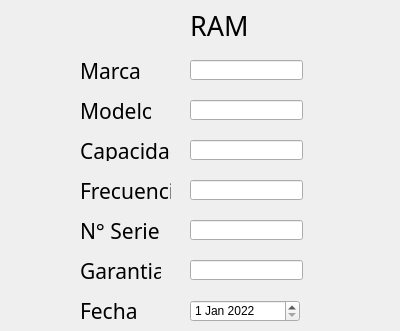
   <widget class="QWidget" name="page2">
    <widget class="QLabel" name="label_2">
     <property name="geometry">
      <rect>
       <x>190</x>
       <y>10</y>
       <width>201</width>
       <height>31</height>
      </rect>
     </property>
     <property name="font">
      <font>
       <family>Mongolian Baiti</family>
       <pointsize>20</pointsize>
      </font>
     </property>
     <property name="text">
      <string>RAM</string>
     </property>
    </widget>
    <widget class="QLabel" name="label_15">
     <property name="geometry">
      <rect>
       <x>80</x>
       <y>100</y>
       <width>71</width>
       <height>21</height>
      </rect>
     </property>
     <property name="font">
      <font>
       <family>Mongolian Baiti</family>
       <pointsize>16</pointsize>
      </font>
     </property>
     <property name="text">
      <string>Modelo</string>
     </property>
    </widget>
    <widget class="QLabel" name="label_16">
     <property name="geometry">
      <rect>
       <x>80</x>
       <y>60</y>
       <width>61</width>
       <height>21</height>
      </rect>
     </property>
     <property name="font">
      <font>
       <family>Mongolian Baiti</family>
       <pointsize>16</pointsize>
      </font>
     </property>
     <property name="text">
      <string>Marca</string>
     </property>
    </widget>
    <widget class="QLabel" name="label_17">
     <property name="geometry">
      <rect>
       <x>80</x>
       <y>140</y>
       <width>91</width>
       <height>21</height>
      </rect>
     </property>
     <property name="font">
      <font>
       <family>Mongolian Baiti</family>
       <pointsize>16</pointsize>
      </font>
     </property>
     <property name="text">
      <string>Capacidad</string>
     </property>
    </widget>
    <widget class="QLabel" name="label_18">
     <property name="geometry">
      <rect>
       <x>80</x>
       <y>180</y>
       <width>91</width>
       <height>21</height>
      </rect>
     </property>
     <property name="font">
      <font>
       <family>Mongolian Baiti</family>
       <pointsize>16</pointsize>
      </font>
     </property>
     <property name="text">
      <string>Frecuencia</string>
     </property>
    </widget>
    <widget class="QLabel" name="label_19">
     <property name="geometry">
      <rect>
       <x>80</x>
       <y>220</y>
       <width>91</width>
       <height>21</height>
      </rect>
     </property>
     <property name="font">
      <font>
       <family>Mongolian Baiti</family>
       <pointsize>16</pointsize>
      </font>
     </property>
     <property name="text">
      <string>N° Serie</string>
     </property>
    </widget>
    <widget class="QLabel" name="label_101">
     <property name="geometry">
      <rect>
       <x>80</x>
       <y>260</y>
       <width>81</width>
       <height>21</height>
      </rect>
     </property>
     <property name="font">
      <font>
       <family>Mongolian Baiti</family>
       <pointsize>16</pointsize>
      </font>
     </property>
     <property name="text">
      <string>Garantia</string>
     </property>
    </widget>
    <widget class="QLabel" name="label_102">
     <property name="geometry">
      <rect>
       <x>80</x>
       <y>300</y>
       <width>61</width>
       <height>21</height>
      </rect>
     </property>
     <property name="font">
      <font>
       <family>Mongolian Baiti</family>
       <pointsize>16</pointsize>
      </font>
     </property>
     <property name="text">
      <string>Fecha</string>
     </property>
    </widget>
    <widget class="QLineEdit" name="Marca_Ram">
     <property name="geometry">
      <rect>
       <x>190</x>
       <y>60</y>
       <width>113</width>
       <height>20</height>
      </rect>
     </property>
     <property name="font">
      <font>
       <pointsize>12</pointsize>
      </font>
     </property>
    </widget>
    <widget class="QLineEdit" name="Modelo_Ram">
     <property name="geometry">
      <rect>
       <x>190</x>
       <y>100</y>
       <width>113</width>
       <height>20</height>
      </rect>
     </property>
     <property name="font">
      <font>
       <pointsize>12</pointsize>
      </font>
     </property>
    </widget>
    <widget class="QLineEdit" name="Capacidad_Ram">
     <property name="geometry">
      <rect>
       <x>190</x>
       <y>140</y>
       <width>113</width>
       <height>20</height>
      </rect>
     </property>
     <property name="font">
      <font>
       <pointsize>12</pointsize>
      </font>
     </property>
    </widget>
    <widget class="QLineEdit" name="Frecuencia_Ram">
     <property name="geometry">
      <rect>
       <x>190</x>
       <y>180</y>
       <width>113</width>
       <height>20</height>
      </rect>
     </property>
     <property name="font">
      <font>
       <pointsize>12</pointsize>
      </font>
     </property>
    </widget>
    <widget class="QLineEdit" name="Serie_Ram">
     <property name="geometry">
      <rect>
       <x>190</x>
       <y>220</y>
       <width>113</width>
       <height>20</height>
      </rect>
     </property>
     <property name="font">
      <font>
       <pointsize>12</pointsize>
      </font>
     </property>
    </widget>
    <widget class="QLineEdit" name="Garantia_Ram">
     <property name="geometry">
      <rect>
       <x>190</x>
       <y>260</y>
       <width>113</width>
       <height>20</height>
      </rect>
     </property>
     <property name="font">
      <font>
       <pointsize>12</pointsize>
      </font>
     </property>
    </widget>
    <widget class="QDateEdit" name="Fecha_Ram">
     <property name="geometry">
      <rect>
       <x>190</x>
       <y>300</y>
       <width>110</width>
       <height>22</height>
      </rect>
     </property>
     <property name="dateTime">
      <datetime>
       <hour>0</hour>
       <minute>0</minute>
       <second>0</second>
       <year>2022</year>
       <month>1</month>
       <day>1</day>
      </datetime>
     </property>
    </widget>
   </widget>
